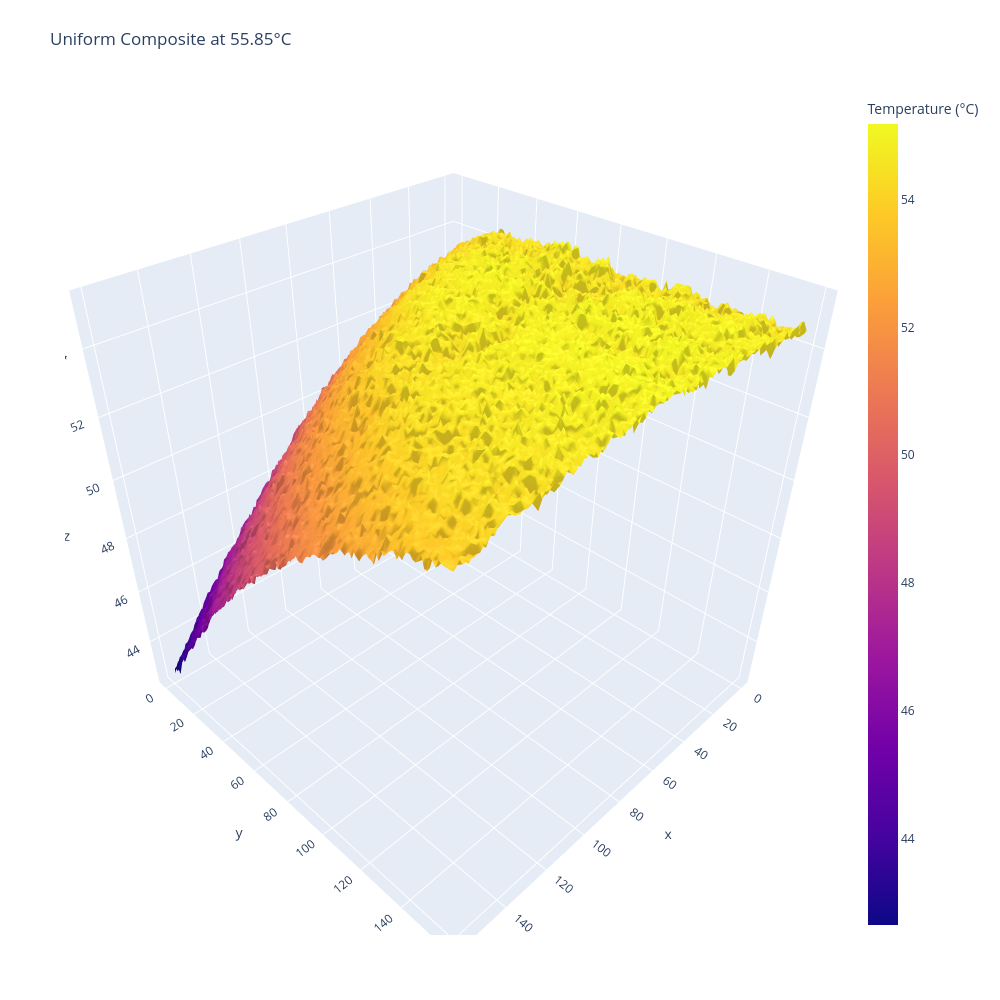

Here is the notebook cell this chart was saved with:
### Code cell
import numpy as np
import plotly.graph_objects as go

# 55.85 Degrees Celsius
z_data = np.flip(uniform_5V[120:280,183:343], axis = 0)#[120:280,183:343]



fig5 = go.Figure(data=[go.Surface(z=z_data, colorbar=dict(title="Temperature (°C)"))])
fig5.update_layout(title=dict(text='Uniform Composite at 55.85°C'), autosize=False,
                  width=1000, height=1000,
                  margin=dict(l=65, r=50, b=65, t=90))

fig5.show()

fig5.write_html("C:/Users/ssuub/Desktop/5V_Chip.html")

### Figure 1 — Plotly figure (JSON) as saved in the notebook; plotly's stock layout.template omitted (floating-point values rounded to 4 significant figures; data arrays with more than 128 entries replaced by an {"elided": "..."} marker saying what was removed)
{"data": [{"colorbar": {"title": {"text": "Temperature (°C)"}}, "type": "surface", "z": {"elided": "160x160 float values"}}], "layout": {"autosize": false, "height": 1000, "margin": {"b": 65, "l": 65, "r": 50, "t": 90}, "title": {"text": "Uniform Composite at 55.85°C"}, "width": 1000}}
